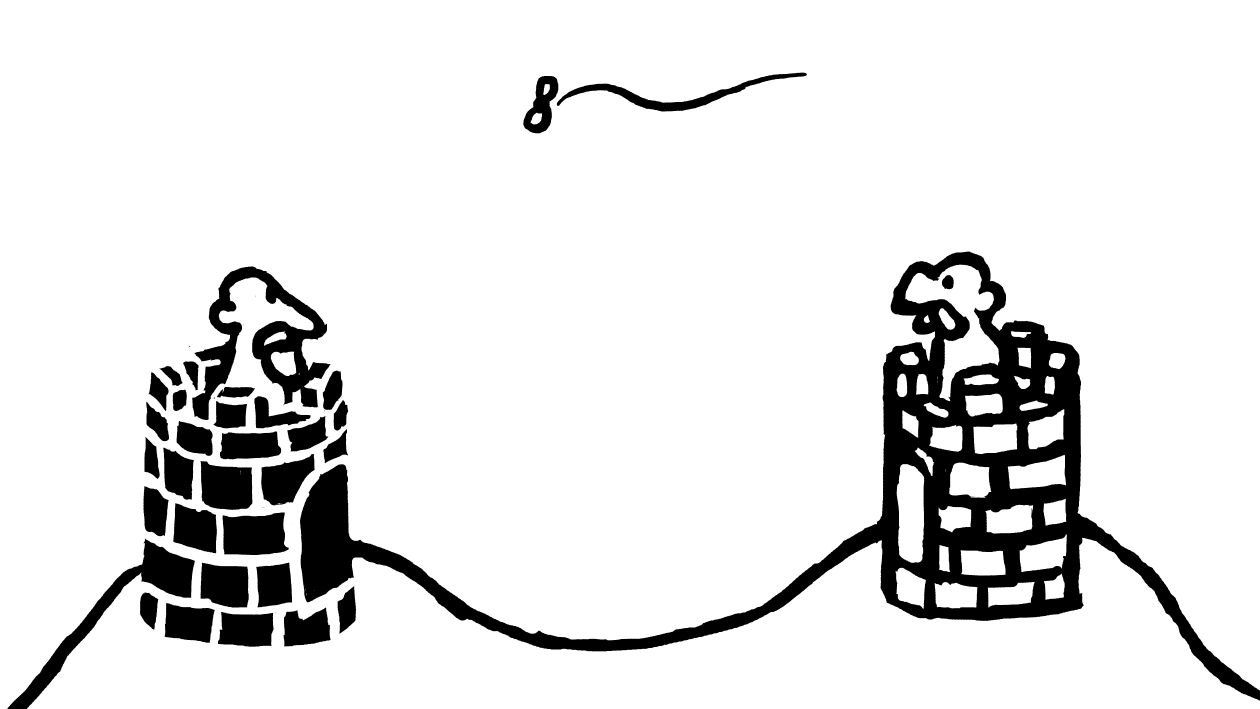
#> input picture chevaliers/big/01.png, 7559 x 4252 px (shown at 1/6 size); its folder holds only this picture in this run
$ python resize.py   (older library calls are emulated)
#> lines starting #> are read from the running program, lines starting #| are printed output that depends on the picture
import os, sys, glob
from PIL import Image

#2446 3459
size = 665, 720

# [12 lines left out: function convert_white_to_transparent, not called in this run]

infiles = glob.glob('big/*.png')
for idx, infile in enumerate(infiles):
    outfile = os.path.splitext(os.path.split(infile)[1])[0] + '.png'
    print(infile, outfile)
    try:
        outImg = Image.new('RGBA', (size[0], size[1] * 2), (255,0,0,0))
        im = Image.open(infile)
#> im is the input picture: PIL image 7559x4252 LA; mean R, G, B, A 227.5, 227.5, 227.5, 255
        im.thumbnail(size, Image.ANTIALIAS)
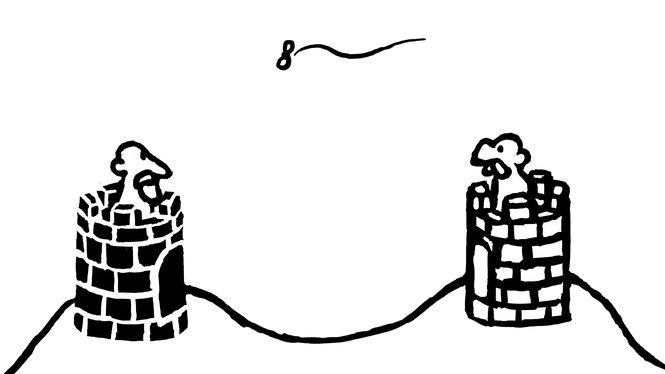
#> im: PIL image 665x374 LA; mean R, G, B, A 227.5, 227.5, 227.5, 255
        #im = convert_white_to_transparent(im)
        # outImg.paste(im, (0, (1+idx) * 720))
        outImg.paste(im, (0, size[1]))
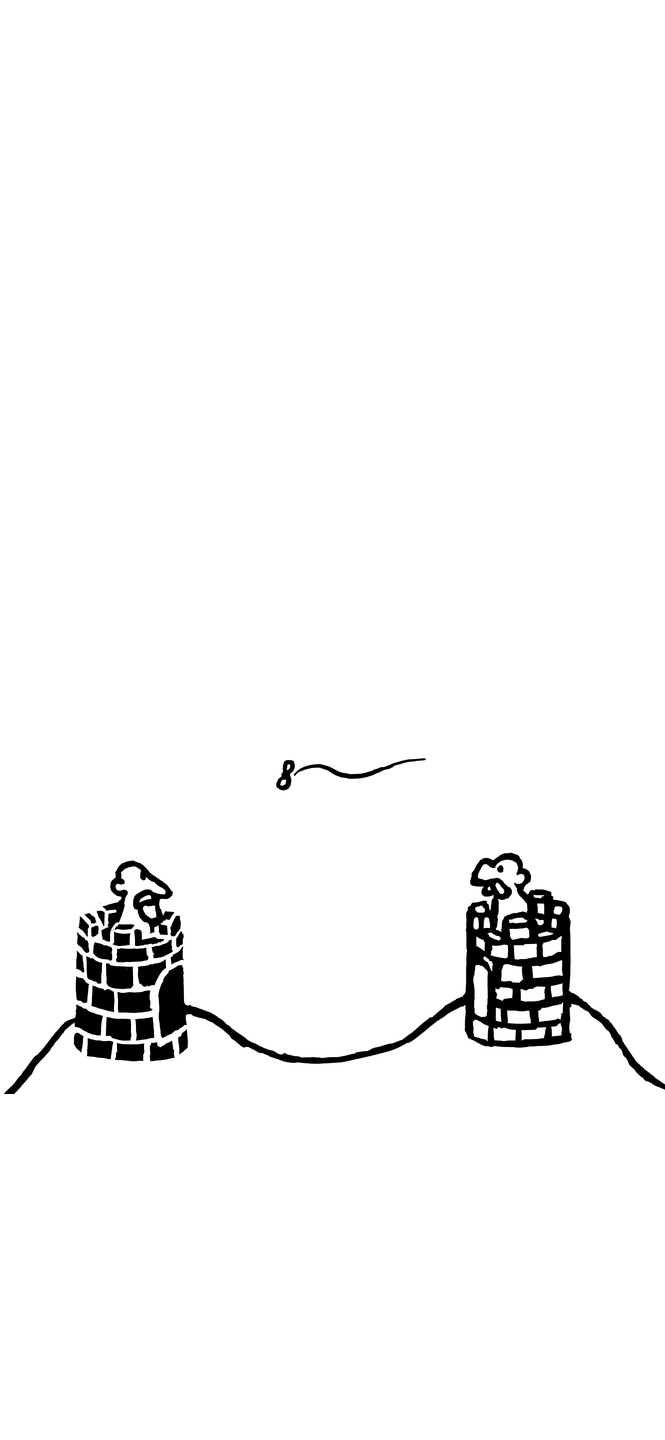
#> outImg: PIL image 665x1440 RGBA; mean R, G, B, A 247.8, 59.1, 59.1, 66.2; transparent parts drawn white
        outImg.save(outfile, "PNG")
    except IOError:
        print("cannot resize '%s'" % infile)

$ run again, on chevaliers/big/05.png
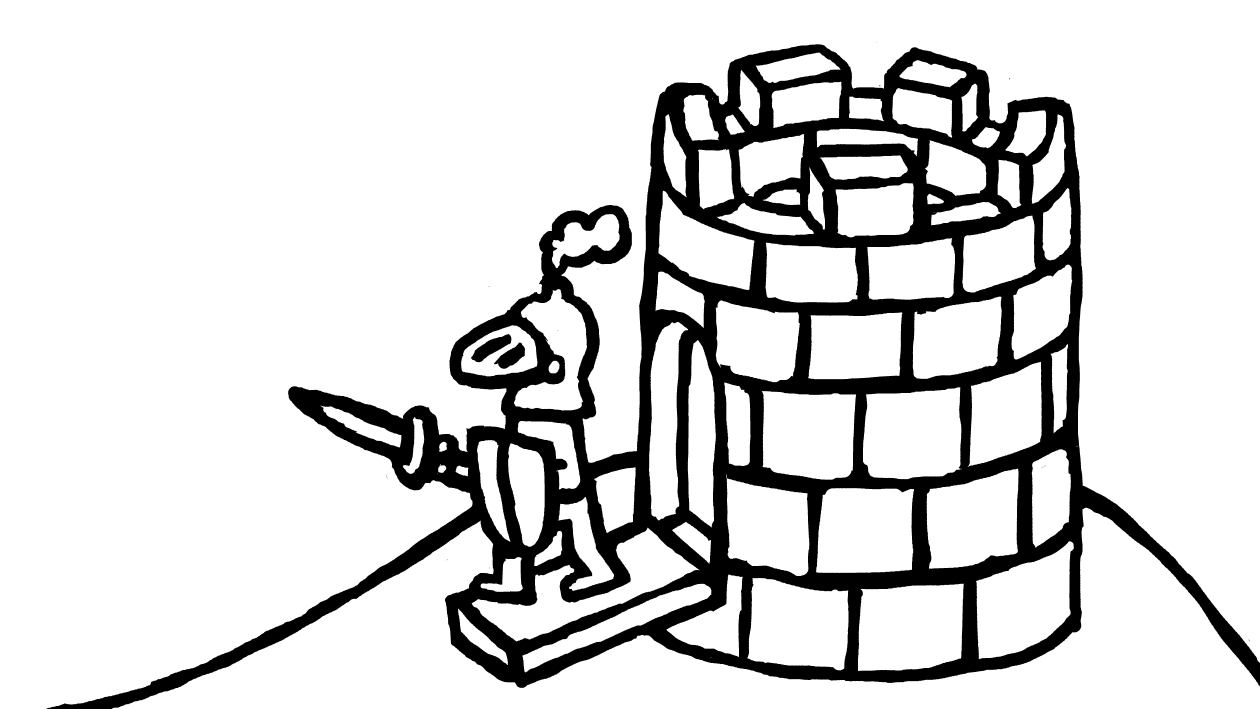
#> input picture chevaliers/big/05.png, 7559 x 4252 px (shown at 1/6 size)
#> im is the input picture: PIL image 7559x4252 LA; mean R, G, B, A 213.7, 213.7, 213.7, 255
#> `im.thumbnail(size, Image.ANTIALIAS)`:
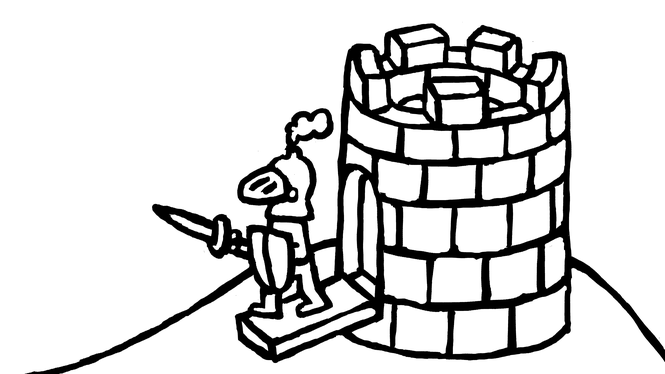
#> im: PIL image 665x374 LA; mean R, G, B, A 213.7, 213.7, 213.7, 255
#> `outImg.paste(im, (0, size[1]))`:
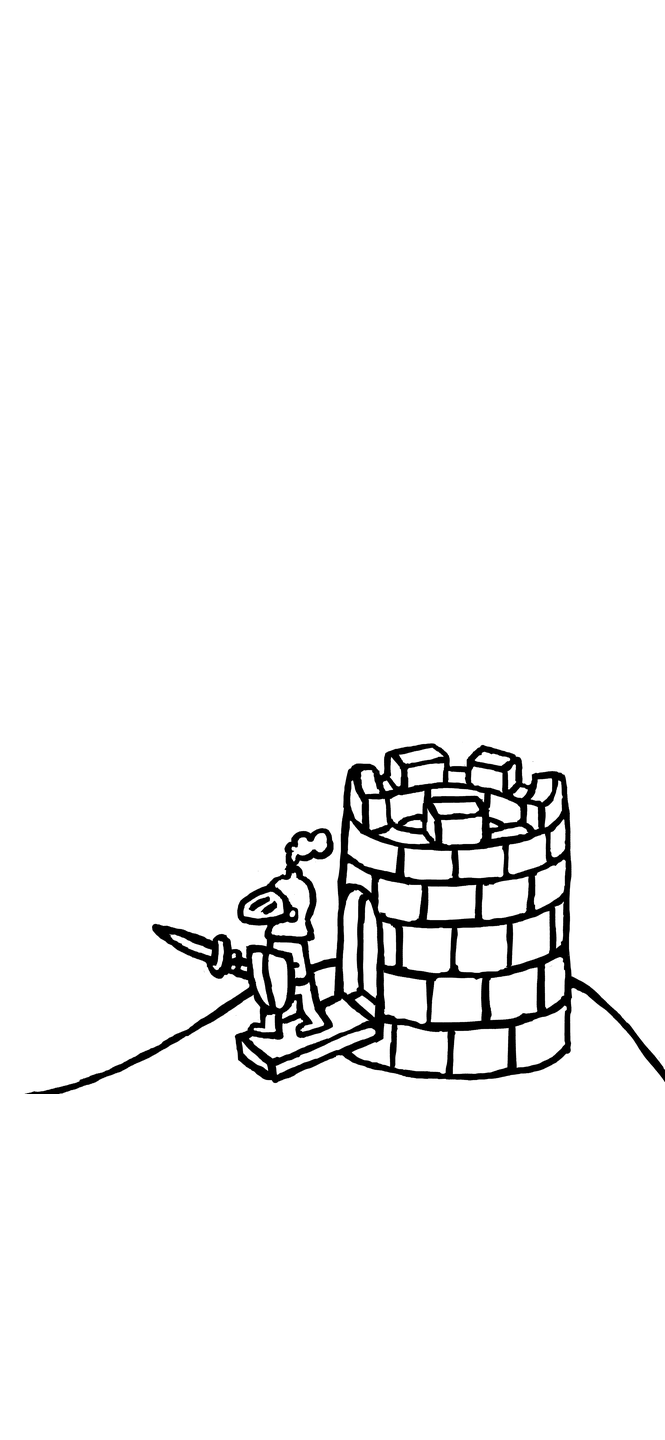
#> outImg: PIL image 665x1440 RGBA; mean R, G, B, A 244.3, 55.5, 55.5, 66.2; transparent parts drawn white

$ run again, on chevaliers/big/06.png
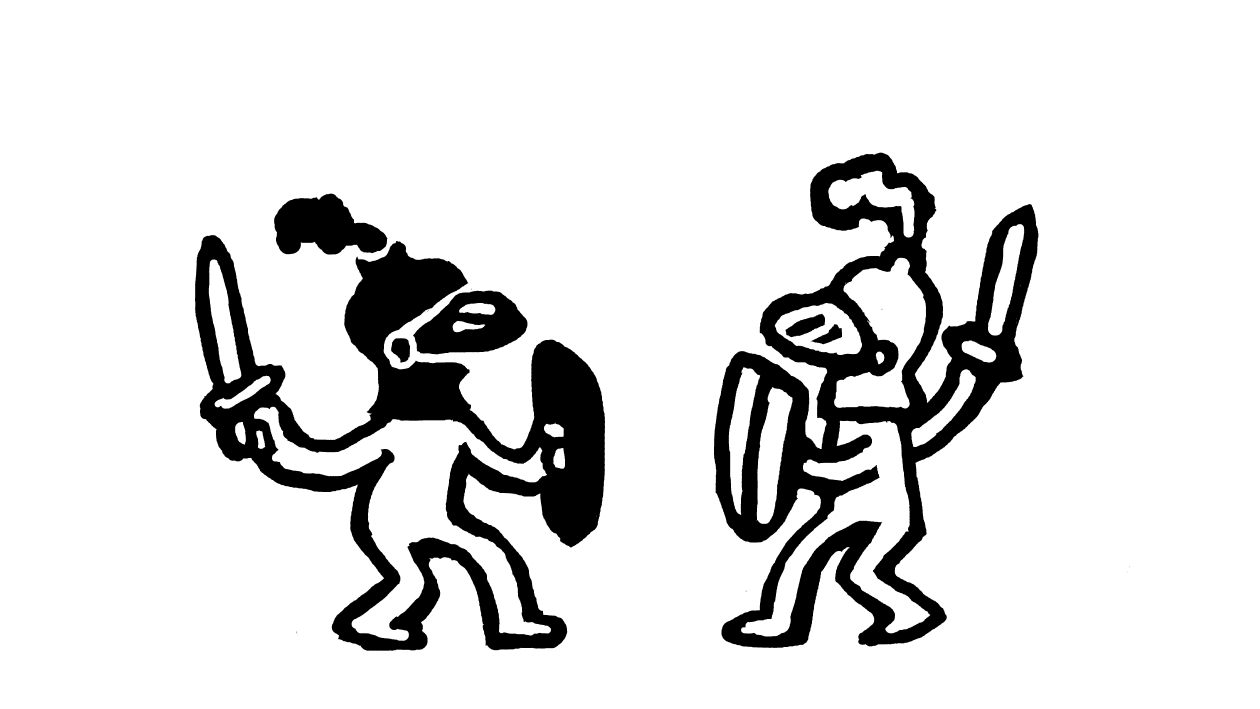
#> input picture chevaliers/big/06.png, 7559 x 4252 px (shown at 1/6 size)
#> im is the input picture: PIL image 7559x4252 LA; mean R, G, B, A 222.8, 222.8, 222.8, 255
#> `im.thumbnail(size, Image.ANTIALIAS)`:
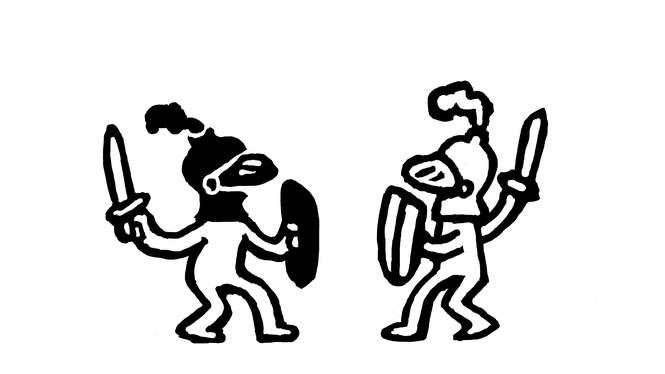
#> im: PIL image 665x374 LA; mean R, G, B, A 222.8, 222.8, 222.8, 255
#> `outImg.paste(im, (0, size[1]))`:
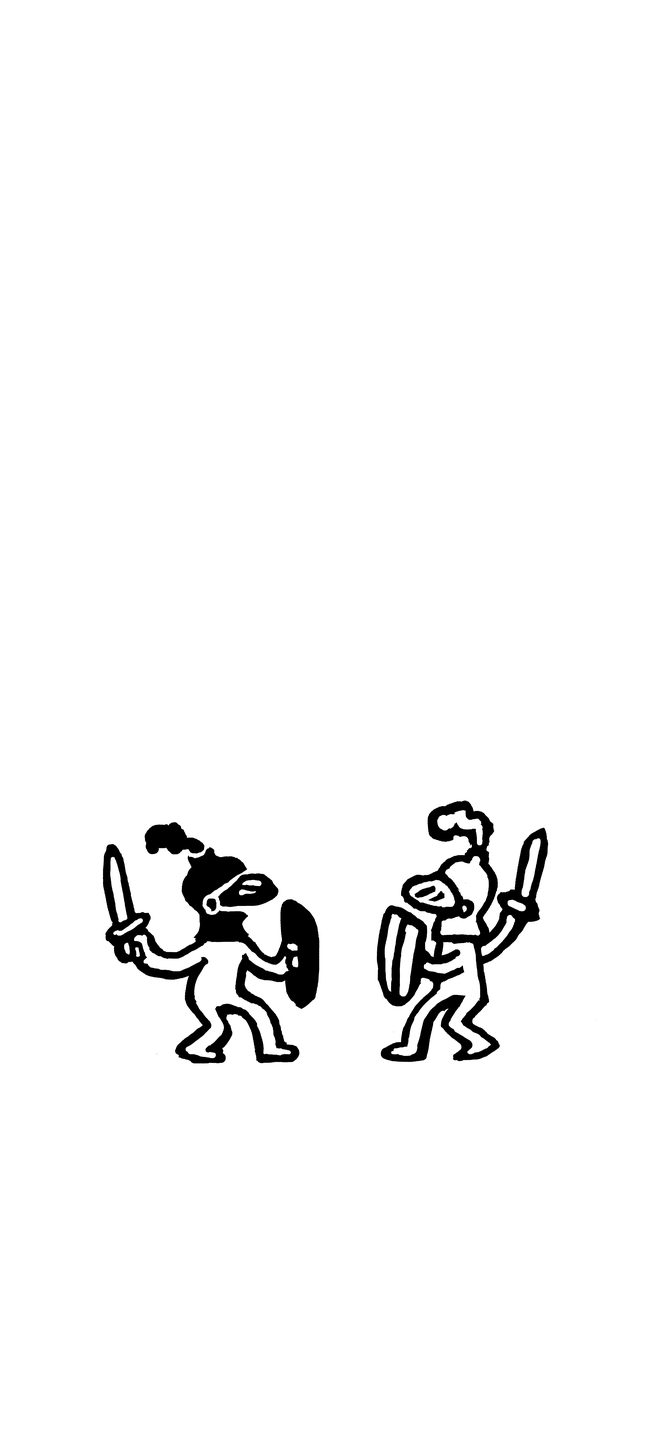
#> outImg: PIL image 665x1440 RGBA; mean R, G, B, A 246.6, 57.9, 57.9, 66.2; transparent parts drawn white

$ run again, on chevaliers/big/07.png
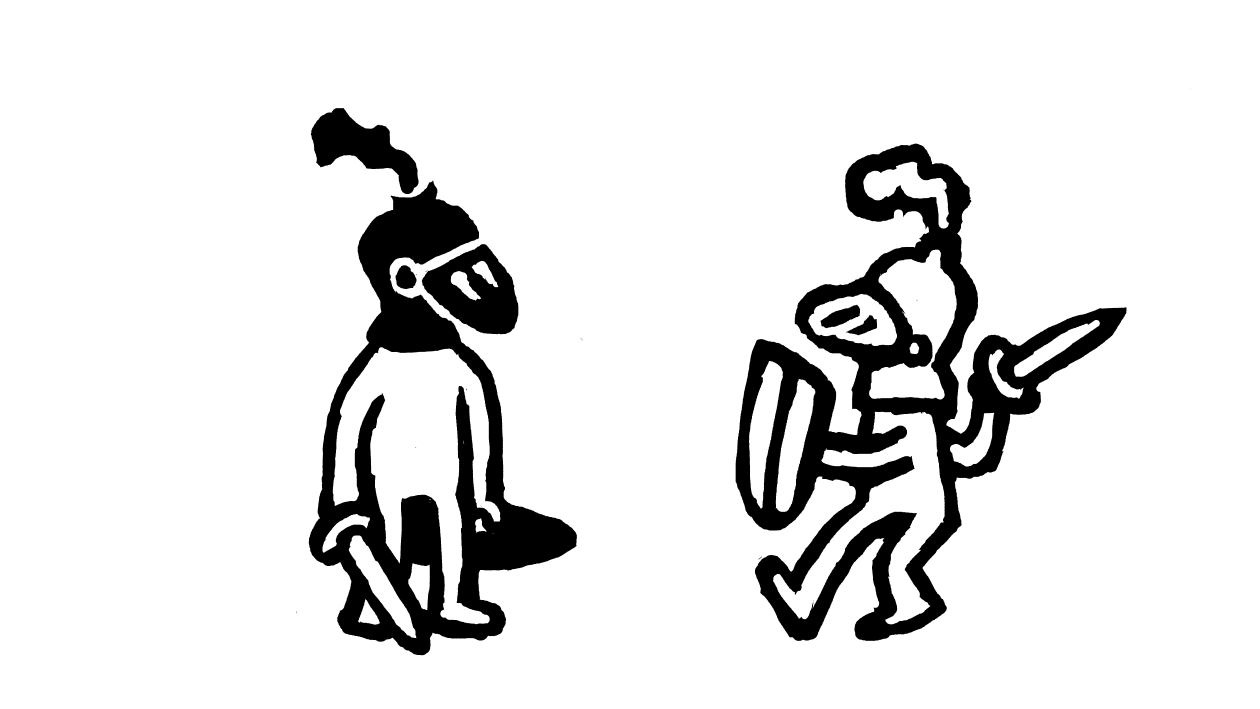
#> input picture chevaliers/big/07.png, 7559 x 4252 px (shown at 1/6 size)
#> im is the input picture: PIL image 7559x4252 LA; mean R, G, B, A 226.9, 226.9, 226.9, 255
#> `im.thumbnail(size, Image.ANTIALIAS)`:
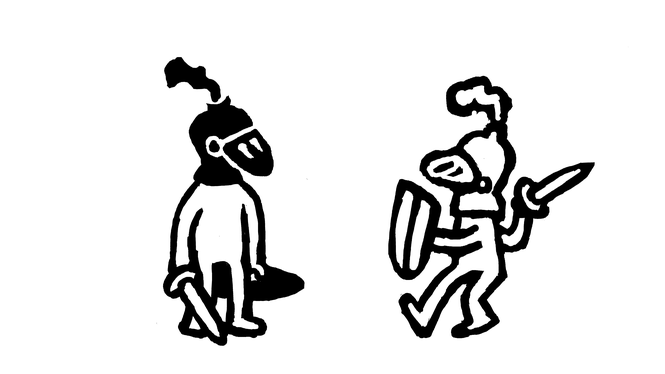
#> im: PIL image 665x374 LA; mean R, G, B, A 226.9, 226.9, 226.9, 255
#> `outImg.paste(im, (0, size[1]))`:
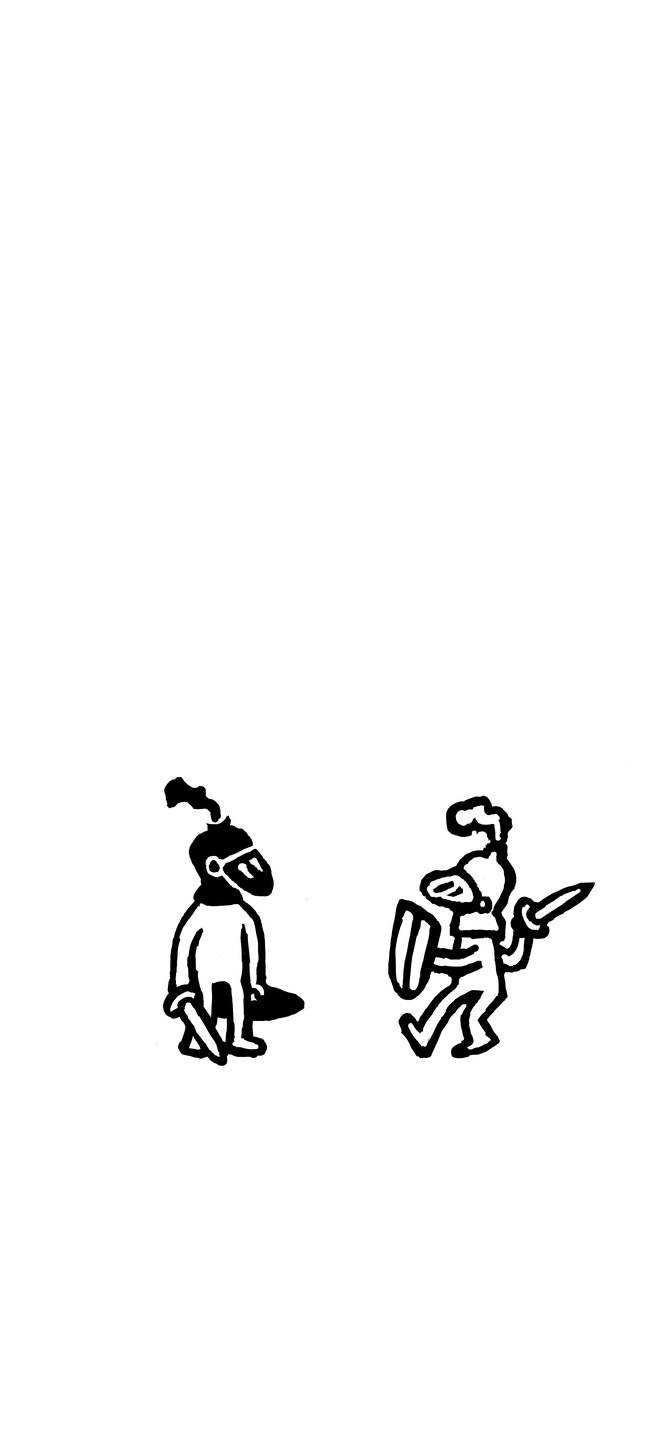
#> outImg: PIL image 665x1440 RGBA; mean R, G, B, A 247.7, 58.9, 58.9, 66.2; transparent parts drawn white
